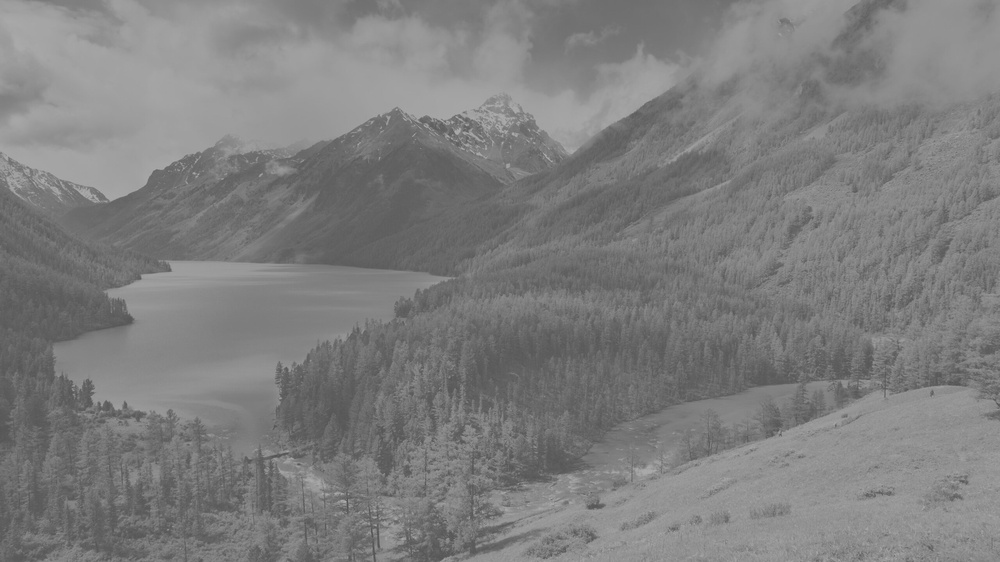
#> input picture Histogram/image/image.jpg, 1000 x 562 px, shrunk from 2560 x 1440 before the run
$ python step_three.py
#> lines starting #> are read from the running program, lines starting #| are printed output that depends on the picture
### Histogram/src/step_one.py
import numpy as np
from PIL import Image
from matplotlib import pyplot as plt


def rgb_to_gray(rgb):
    return np.dot(rgb[..., :3], [0.299, 0.587, 0.114]).astype(int)


def get_image_address(get_input=True):
#> called with get_input = True
    if get_input:
        return input('enter address of image: ')
#> the answer given: ../image/image.jpg
    return input('enter address for saving result: ')


def image_read():
    address = get_image_address()
    image = Image.open(address)
#> image is the input picture: PIL image 1000x562 RGB; min 80, max 178, mean 125.9
    print('mode of initial image: ' + image.mode)
#| mode of initial image: RGB
    return image


def get_image_data():
    image = image_read()
    im_arr = np.array(image)
    gray = rgb_to_gray(im_arr)
    return gray


# [5 lines that do not run on import are left out]

### Histogram/src/step_two.py
from step_one import *


def get_histogram(data):
    data_1d = data.flatten()
    count = np.zeros(256)

    for i in range(len(data_1d)):
        count[data_1d[i]] += 1
#> after the loop, count = 256 values, max 19383 at index 126, min 0 at index 0, mean 2195.3

    return count


# [9 lines that do not run on import are left out]

### Histogram/src/step_three.py

from step_two import *


def prefix_sum(data):
    counter_values = get_histogram(data)
#> counter_values has the same summary as count in get_histogram
    counter_keys = np.arange(0, 256, 1)
    for i in range(1, len(counter_values)):
        counter_values[i] = counter_values[i] + counter_values[i - 1]
#> after the loop, counter_values = 256 values from 0 to 562000

    return dict(zip(counter_keys, counter_values))


if __name__ == "__main__":
    cumulative_sum = prefix_sum(get_image_data())
#> cumulative_sum = 256 items
    plt.bar(cumulative_sum.keys(), cumulative_sum.values())
    plt.xlabel('color')
    plt.ylabel('count')
    plt.show()
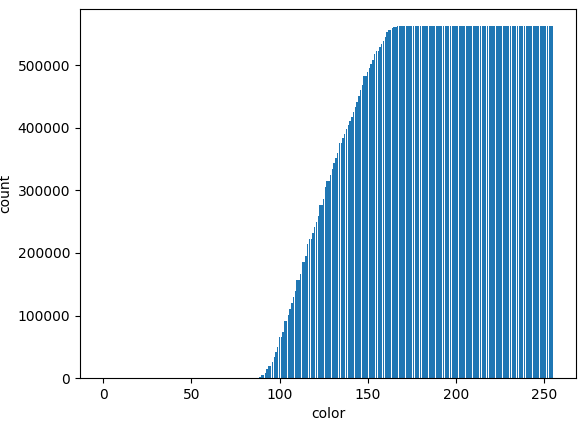
#> figure drawn by matplotlib, 1 panel
    print(cumulative_sum)
#> (printed output is left out)
